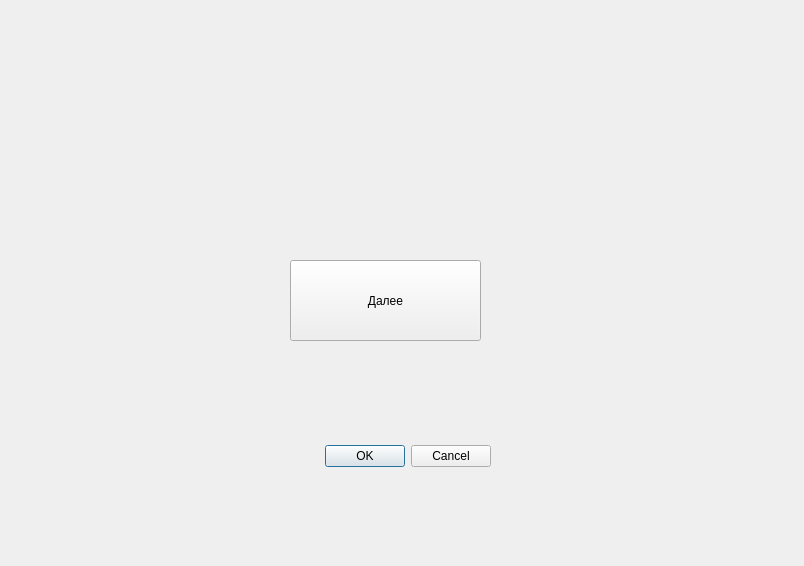
<?xml version="1.0" encoding="UTF-8"?>
<ui version="4.0">
 <class>Dialog</class>
 <widget class="QDialog" name="Dialog">
  <property name="geometry">
   <rect>
    <x>0</x>
    <y>0</y>
    <width>804</width>
    <height>566</height>
   </rect>
  </property>
  <property name="windowTitle">
   <string>Dialog</string>
  </property>
  <widget class="QDialogButtonBox" name="buttonBox">
   <property name="geometry">
    <rect>
     <x>150</x>
     <y>440</y>
     <width>341</width>
     <height>32</height>
    </rect>
   </property>
   <property name="orientation">
    <enum>Qt::Horizontal</enum>
   </property>
   <property name="standardButtons">
    <set>QDialogButtonBox::Cancel|QDialogButtonBox::Ok</set>
   </property>
  </widget>
  <widget class="QLabel" name="label">
   <property name="geometry">
    <rect>
     <x>130</x>
     <y>500</y>
     <width>63</width>
     <height>20</height>
    </rect>
   </property>
   <property name="text">
    <string/>
   </property>
  </widget>
  <widget class="QLabel" name="label_2">
   <property name="geometry">
    <rect>
     <x>260</x>
     <y>510</y>
     <width>63</width>
     <height>20</height>
    </rect>
   </property>
   <property name="text">
    <string/>
   </property>
  </widget>
  <widget class="QLabel" name="label_3">
   <property name="geometry">
    <rect>
     <x>390</x>
     <y>510</y>
     <width>63</width>
     <height>20</height>
    </rect>
   </property>
   <property name="text">
    <string/>
   </property>
  </widget>
  <widget class="QLabel" name="label_4">
   <property name="geometry">
    <rect>
     <x>530</x>
     <y>500</y>
     <width>63</width>
     <height>20</height>
    </rect>
   </property>
   <property name="text">
    <string/>
   </property>
  </widget>
  <widget class="QPushButton" name="pushButton">
   <property name="geometry">
    <rect>
     <x>290</x>
     <y>260</y>
     <width>191</width>
     <height>81</height>
    </rect>
   </property>
   <property name="text">
    <string>Далее</string>
   </property>
  </widget>
 </widget>
 <resources/>
 <connections>
  <connection>
   <sender>buttonBox</sender>
   <signal>accepted()</signal>
   <receiver>Dialog</receiver>
   <slot>accept()</slot>
   <hints>
    <hint type="sourcelabel">
     <x>248</x>
     <y>254</y>
    </hint>
    <hint type="destinationlabel">
     <x>157</x>
     <y>274</y>
    </hint>
   </hints>
  </connection>
  <connection>
   <sender>buttonBox</sender>
   <signal>rejected()</signal>
   <receiver>Dialog</receiver>
   <slot>reject()</slot>
   <hints>
    <hint type="sourcelabel">
     <x>316</x>
     <y>260</y>
    </hint>
    <hint type="destinationlabel">
     <x>286</x>
     <y>274</y>
    </hint>
   </hints>
  </connection>
 </connections>
</ui>
